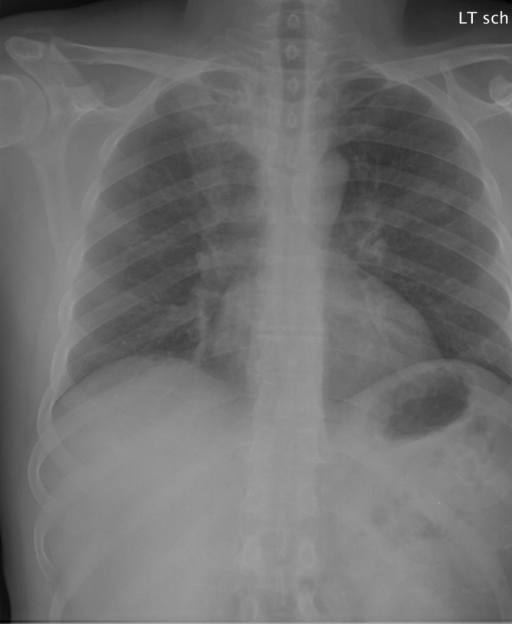
#> input picture spaces/examples/CXR1000_IM-0003-1001.png, 512 x 624 px, given in place of CXR474_IM-2101-2001.png, which was not available
$ python make_demo_figure.py
#> lines starting #> are read from the running program, lines starting #| are printed output that depends on the picture
"""Build a 'demo result' figure (X-ray + generated report) for the README."""
import textwrap
from pathlib import Path

import matplotlib.pyplot as plt
from PIL import Image

ROOT = Path(__file__).resolve().parent.parent
IMG = ROOT / "data" / "images" / "CXR474_IM-2101-2001.png"
PRED = ("The lungs are clear. There is no pleural effusion or pneumothorax. "
        "The heart is normal. The skeletal structures are normal.")
TRUE = ("The lungs are clear. There is no pleural effusion or pneumothorax. "
        "The heart and mediastinum are normal. The skeletal structures are normal.")

fig, (axL, axR) = plt.subplots(1, 2, figsize=(11, 5),
                               gridspec_kw={"width_ratios": [1, 1.25]})
fig.suptitle("Chest X-ray Report Generator  —  SmolVLM (QLoRA, 4-bit)",
             fontsize=14, fontweight="bold")

axL.imshow(Image.open(IMG).convert("L"), cmap="gray")
axL.set_title("Input chest X-ray", fontsize=11)
axL.axis("off")

axR.axis("off")
axR.text(0.0, 0.95, "Generated report", fontsize=12, fontweight="bold",
         color="#1a5fb4", transform=axR.transAxes, va="top")
axR.text(0.0, 0.86, "\n".join(textwrap.wrap(PRED, 46)), fontsize=11,
         transform=axR.transAxes, va="top")
axR.text(0.0, 0.45, "Ground truth (radiologist)", fontsize=12, fontweight="bold",
         color="#2a9d4a", transform=axR.transAxes, va="top")
axR.text(0.0, 0.36, "\n".join(textwrap.wrap(TRUE, 46)), fontsize=11,
         transform=axR.transAxes, va="top")
axR.text(0.0, 0.05, "ROUGE-L 0.90  ·  research/educational demo, not for clinical use",
         fontsize=9, style="italic", color="#666", transform=axR.transAxes, va="top")

plt.tight_layout(rect=[0, 0, 1, 0.95])
out = ROOT / "assets" / "demo_result.png"
out.parent.mkdir(exist_ok=True)
plt.savefig(out, dpi=130, bbox_inches="tight")
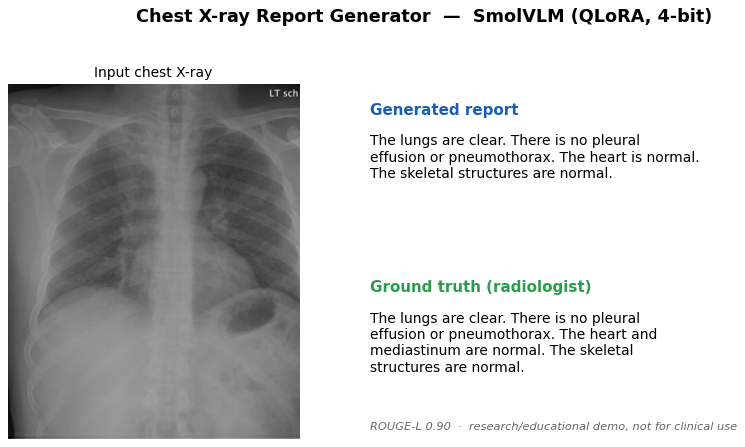
#> figure drawn by matplotlib, 1 panel
print("Saved", out)

$ run again, on spaces/examples/CXR1000_IM-0003-2001.png
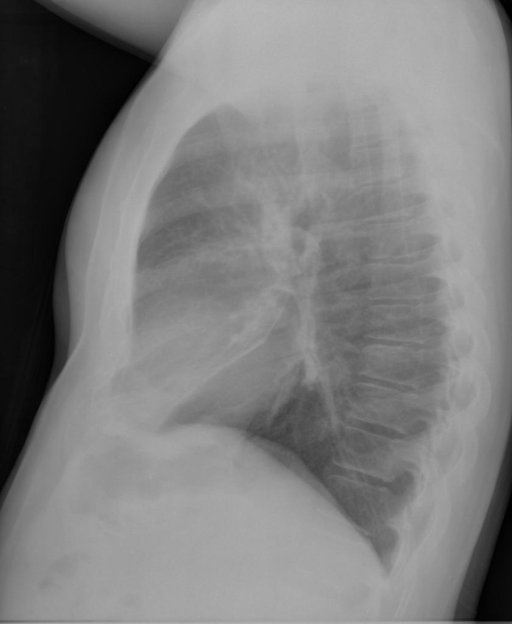
#> input picture spaces/examples/CXR1000_IM-0003-2001.png, 512 x 624 px, given in place of CXR474_IM-2101-2001.png, which was not available
#> `plt.savefig(out, dpi=130, bbox_inches="tight")`:
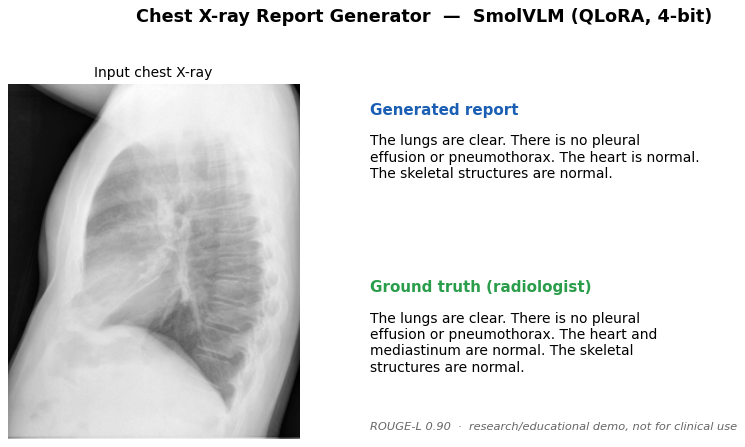
#> figure drawn by matplotlib, 1 panel
